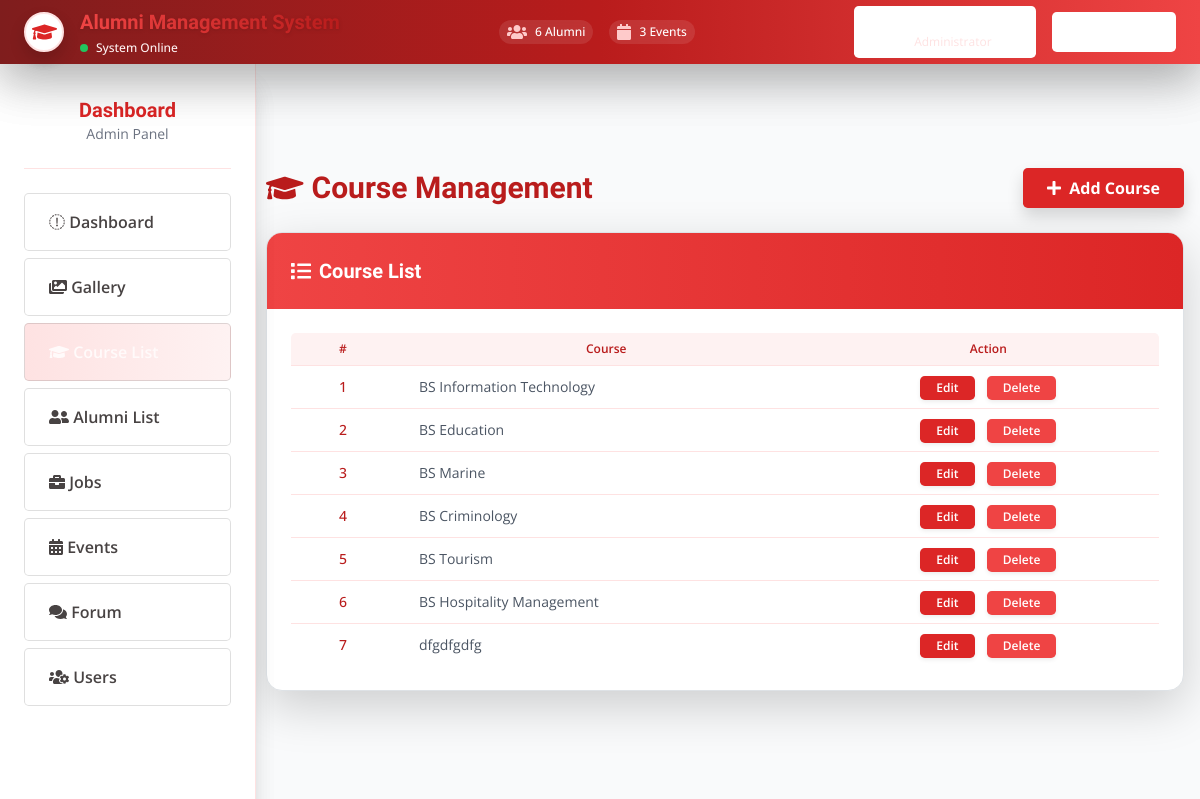
Screenshot of /admin/index.php?page=courses (signed in) with the database file from the repository.
### tables this page shows
CREATE TABLE `courses` (
  `id` int(30) NOT NULL,
  `course` text NOT NULL,
  `about` text NOT NULL
);

### admin/courses.php (the view, shortened to what this page needs)
<?php
include 'db_connect.php';
?>
<!DOCTYPE html>
<html lang="en">
<head>
    <script src="https://cdn.tailwindcss.com"></script>
    <link rel="stylesheet" href="https://cdnjs.cloudflare.com/ajax/libs/font-awesome/6.4.0/css/all.min.css"/>
</head>
<body class="bg-gray-50 font-sans pt-24 px-4 md:px-8 min-h-screen">
    <header class="fixed top-0 left-0 w-full h-16 z-50 px-4 md:px-6 flex items-center bg-gradient-to-r from-primary-900 via-primary-700 to-primary-500 shadow-lg backdrop-blur-lg">
        <div class="max-w-7xl w-full mx-auto flex items-center justify-between">
            <div class="flex items-center space-x-4">
                <div class="bg-white shadow w-10 h-10 rounded-full flex items-center justify-center text-xl text-primary-600 border-2 border-primary-100 hover:scale-105 transition-transform">
                    <i class="fas fa-graduation-cap"></i>
                </div>
                <div class="hidden md:block">
                    <h1 class="bg-gradient-to-r from-primary-500 to-primary-700 bg-clip-text text-transparent text-xl font-bold drop-shadow">
                    </h1>
                    <div class="flex items-center space-x-2 mt-1">
                        <span class="bg-green-500 w-2 h-2 rounded-full inline-block animate-pulse"></span>
                        <span class="text-primary-50 text-xs font-medium">System Online</span>
                    </div>
                </div>
            </div>
            <div class="hidden lg:flex items-center space-x-4 text-white">
                <div class="flex items-center space-x-2 bg-white/10 rounded-full px-2 py-1 backdrop-blur-sm">
                    <i class="fas fa-users text-primary-200"></i>
                    <span class="text-xs font-medium">
                        <?php echo isset($conn) ? $conn->query("SELECT * FROM alumnus_bio where status = 1")->num_rows : '0' ?> Alumni
                    </span>
                </div>
                <div class="flex items-center space-x-2 bg-white/10 rounded-full px-2 py-1 backdrop-blur-sm">
                    <i class="fas fa-calendar text-primary-200"></i>
                    <span class="text-xs font-medium">
                        <?php echo isset($conn) ? $conn->query("SELECT * FROM events where date_format(schedule,'%Y-%m-%d') >= '".date('Y-m-d')."' ")->num_rows : '0' ?> Events
                    </span>
                </div>
            </div>
            <div class="flex items-center space-x-4">
                <div class="hidden md:flex items-center space-x-3 px-4 py-2 bg-white bg-opacity-10 rounded-lg backdrop-blur">
                    <i class="fas fa-user-circle text-white text-2xl"></i>
                    <div class="text-left">
                        <p class="text-white text-sm font-semibold"><?php echo isset($_SESSION['login_name']) ? $_SESSION['login_name'] : 'Admin' ?></p>
                        <p class="text-primary-100 text-xs">Administrator</p>
                    </div>
                </div>
                <a href="ajax.php?action=logout" class="flex items-center gap-2 px-4 py-2 bg-white bg-opacity-10 hover:bg-opacity-20 rounded-lg text-white transition">
                    <i class="fas fa-sign-out-alt"></i>
                    <span class="hidden md:inline">Logout</span>
                </a>
            </div>
        </div>
    </header>
    <aside id="sidebar" class="fixed top-16 left-0 h-[calc(100vh-4rem)] w-64 bg-white shadow-xl border-r border-primary-100 z-40 flex flex-col px-4 py-8 space-y-6 overflow-y-auto">
        <div class="text-center pb-6 border-b border-primary-100">
            <h2 class="text-primary-600 text-xl font-bold">Dashboard</h2>
            <p class="text-gray-500 text-sm">Admin Panel</p>
        </div>
        <nav class="flex flex-col gap-2">
            <a href="dashboard.php" class="nav-item nav-courses flex items-center gap-3 px-4 py-3 rounded-lg text-gray-600 hover:text-primary-700 hover:bg-primary-100 transition">
                <i class="fas fa-dashboard"></i>
                <span>Dashboard</span>
            </a>
            <a href="gallery.php" class="nav-item nav-courses flex items-center gap-3 px-4 py-3 rounded-lg text-gray-600 hover:text-primary-700 hover:bg-primary-100 transition">
                <i class="fas fa-images"></i>
                <span>Gallery</span>
            </a>
             <a href="courses.php" class="nav-item nav-home active flex items-center gap-3 px-4 py-3 rounded-lg text-primary-700 bg-gradient-to-r from-primary-100 to-primary-50 font-medium hover:bg-primary-200 transition">
                <i class="fas fa-graduation-cap"></i>
                <span>Course List</span>
            </a>
            <a href="alumni.php" class="nav-item nav-alumni flex items-center gap-3 px-4 py-3 rounded-lg text-gray-600 hover:text-primary-700 hover:bg-primary-100 transition">
                <i class="fas fa-user-friends"></i>
                <span>Alumni List</span>
            </a>
            <a href="jobs.php" class="nav-item nav-jobs flex items-center gap-3 px-4 py-3 rounded-lg text-gray-600 hover:text-primary-700 hover:bg-primary-100 transition">
                <i class="fas fa-briefcase"></i>
                <span>Jobs</span>
            </a>
            <a href="events.php" class="nav-item nav-events flex items-center gap-3 px-4 py-3 rounded-lg text-gray-600 hover:text-primary-700 hover:bg-primary-100 transition">
                <i class="fas fa-calendar-alt"></i>
                <span>Events</span>
            </a>
            <a href="forums.php" class="nav-item nav-forums flex items-center gap-3 px-4 py-3 rounded-lg text-gray-600 hover:text-primary-700 hover:bg-primary-100 transition">
                <i class="fas fa-comments"></i>
                <span>Forum</span>
            </a>
            <a href="users.php" class="nav-item nav-users flex items-center gap-3 px-4 py-3 rounded-lg text-gray-600 hover:text-primary-700 hover:bg-primary-100 transition">
                <i class="fas fa-users-cog"></i>
                <span>Users</span>
            </a>
        </nav>
    </aside>
    <main class="ml-0 md:ml-64 pt-10 transition-all min-h-screen">
    <div class="w-full px-2 md:px-6 lg:px-10">
        <div class="flex justify-between items-center mb-6">
        <div class="flex items-center gap-3">
            <h1 class="text-3xl font-bold text-primary-700 flex items-center gap-2">
            <i class="fas fa-graduation-cap"></i>
            Course Management
            </h1>
        </div>
        <button onclick="openCourseModal()" class="bg-primary-600 hover:bg-primary-700 text-white font-bold px-6 py-2 rounded-lg shadow flex items-center gap-2">
            <i class="fas fa-plus"></i> Add Course
        </button>
        </div>
        <div class="bg-white shadow-lg rounded-2xl overflow-hidden border border-primary-100">
        <div class="bg-gradient-to-r from-primary-500 to-primary-600 px-6 py-4">
            <h3 class="text-xl font-bold text-white flex items-center gap-2">
            <i class="fas fa-list"></i>
            Course List
            </h3>
        </div>
        <div class="px-6 py-4">
            <div class="overflow-x-auto">
            <table class="min-w-full divide-y divide-primary-100 rounded-lg overflow-hidden">
                <thead class="bg-primary-50">
                <tr>
                    <th class="px-4 py-2 text-xs font-semibold text-center text-primary-700">#</th>
                    <th class="px-4 py-2 text-xs font-semibold text-center text-primary-700">Course</th>
                    <th class="px-4 py-2 text-xs font-semibold text-center text-primary-700">Action</th>
                </tr>
                </thead>
                <tbody class="bg-white divide-y divide-primary-100">
                <?php
                $i = 1;
                $course = $conn->query("SELECT * FROM courses order by id asc");
                while($row = $course->fetch_assoc()):
                ?>
                <tr>
                    <td class="px-4 py-2 text-center text-sm text-primary-700 font-medium"><?php echo $i++ ?></td>
                    <td class="px-4 py-2 text-sm text-gray-600"><?php echo $row['course'] ?></td>
                    <td class="px-4 py-2 text-center">
                    <button
                        class="bg-primary-600 hover:bg-primary-700 text-white px-3 py-1 rounded-lg shadow-sm text-xs font-semibold mr-2"
                        type="button"
                        onclick="editCourse(<?php echo $row['id'] ?>, '<?php echo addslashes($row['course']) ?>')"
                    >Edit</button>
                    <button
                    class="bg-red-500 hover:bg-red-600 text-white px-3 py-1 rounded-lg shadow-sm text-xs font-semibold"
                    type="button"
                    onclick="deleteCourse(<?php echo $row['id'] ?>)"
                    >Delete</button>
                    </td>
                </tr>
                <?php endwhile; ?>
                </tbody>
            </table>
            </div>
        </div>
        </div>
    </div>
    </main>
</body>
</html>

### admin/assets/css/style.css (style rules this page uses)
body { font-family: "Open Sans", sans-serif; color: #444444; width: 100%; height: calc(100%); }
a { color: #1977cc; }
h1, h2, h3, h4, h5, h6 { font-family: "Raleway", sans-serif; }
a.nav-item { position: relative; display: block; padding: .75rem 1.25rem; margin-bottom: -1px; border: 1px solid rgba(0,0,0,.125); background-color: #ffffffc4; color: #484343; font-weight: 600; }
a.nav-item:hover, .nav-item.active { background-color: #000000ad; color: #fffafa; }

### admin/index.php (style rules this page uses)
body { background: #80808045; }

### admin/topbar.php (style rules this page uses)
.animate-pulse { animation: pulse 2s cubic-bezier(0.4, 0, 0.6, 1) infinite; }

### rows the page displays
courses: course "BS Information Technology"
courses: course "BS Education"
courses: course "BS Marine"
courses: course "BS Criminology"
courses: course "BS Tourism"
courses: course "BS Hospitality Management"
courses: course "dfgdfgdfg"

### other values shown
$_SESSION['system']['name'] "Alumni Management System"
$conn->query("SELECT * FROM alumnus_bio where status = 1")->num_rows "6"
